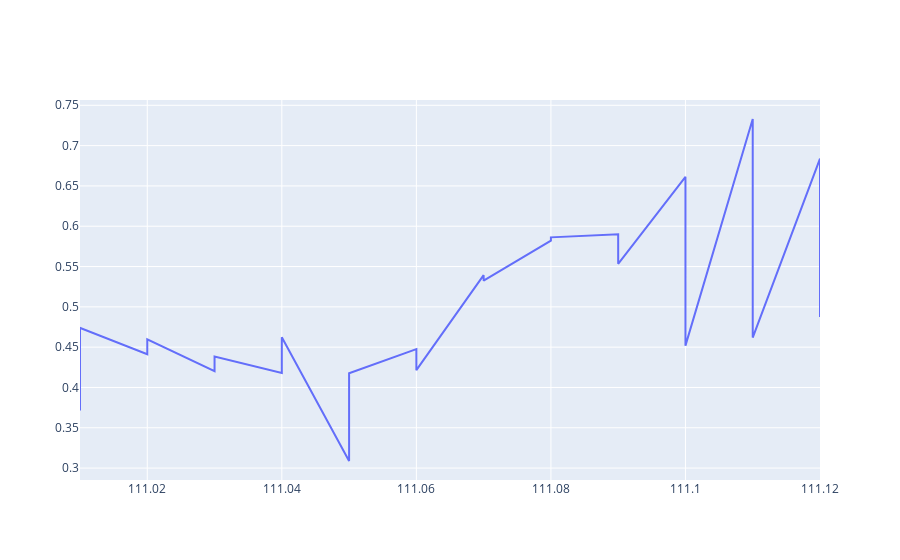

Notebook code cell kept with this figure:
### Code cell
line1=go.Scatter(x=tar['date'],y=tar['hr'],name='hr')
fig=go.Figure(line1)
fig.show()

### Figure 1 — Plotly figure (JSON) as saved in the notebook; plotly's stock layout.template omitted (floating-point values rounded to 4 significant figures)
{"data": [{"name": "hr", "type": "scatter", "x": [111.0, 111.0, 111.0, 111.0, 111.0, 111.0, 111.0, 111.0, 111.0, 111.0, 111.1, 111.1, 111.1, 111.1, 111.1, 111.1, 111.1, 111.1, 111.1, 111.1, 111.1, 111.1, 111.1, 111.1], "y": [0.3713, 0.474, 0.4412, 0.4597, 0.4201, 0.4384, 0.4181, 0.4624, 0.3088, 0.4177, 0.4475, 0.4215, 0.5393, 0.5324, 0.5821, 0.5862, 0.59, 0.5534, 0.6613, 0.4519, 0.733, 0.4619, 0.6839, 0.4873]}], "layout": {}}
